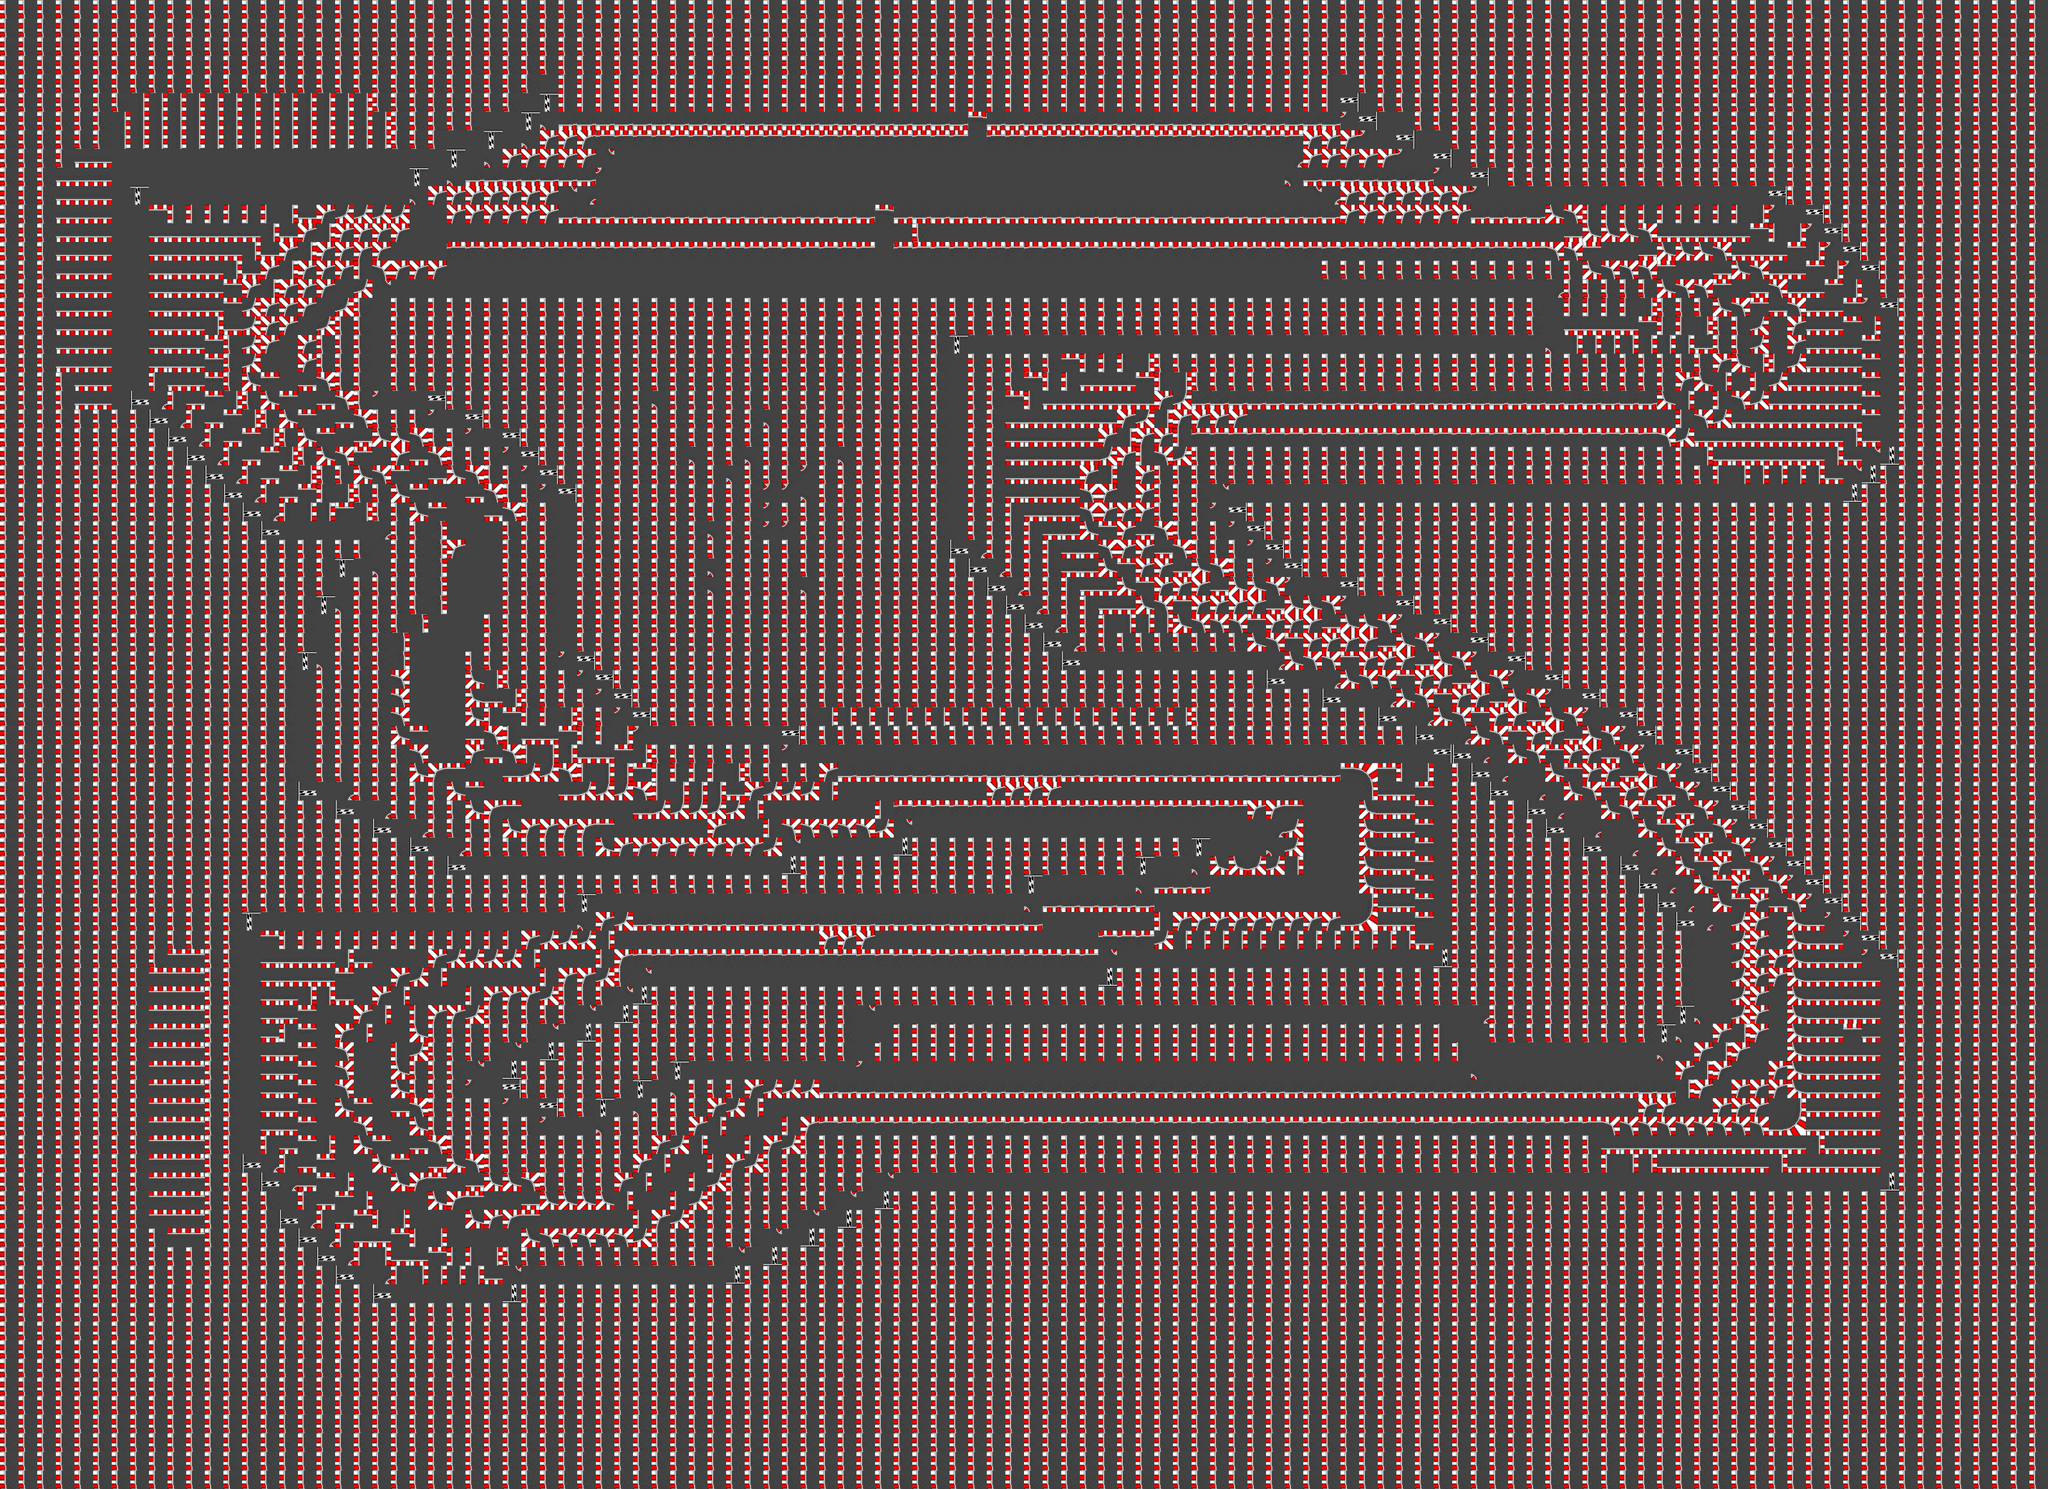

A level layout from a 2D game, rendered from its tile map. Below: a short description, then the map file with tile-grid data replaced by summaries:
An orthogonal 110x80 tile map with 32x32 px tiles, 1 tile layer (Piste) and 294 objects (138x collision, 78x herbe, 67x sable, 3x verf_sortieOuest, 3x verf_sortieEst, ...).

<map version="1.10" tiledversion="1.10.2" orientation="orthogonal" renderorder="right-down" width="110" height="80" tilewidth="32" tileheight="32" infinite="0" nextlayerid="10" nextobjectid="661">
 <tileset firstgid="1" source="systeme.tsx" />
 <layer id="1" name="Piste" width="110" height="80">
  <data>[8800 cells, 8800 non-empty, 25 distinct tile ids]</data>
 </layer>
 <objectgroup id="7" name="Test_direction">
  <object id="654" name="TD_Start" type="verf_sortieOuest" x="962.667" y="128" width="1338.67" height="350.667" />
  <object id="655" name="TD_V1-2" type="verf_sortieSud" x="668" y="904" width="292" height="176" />
  <object id="656" name="TD_V2-3" type="verf_sortieEst" x="1412" y="1306" width="662" height="100" />
  <object id="657" name="TD_V3-4" type="verf_sortieOuest" x="1088" y="1566" width="802" height="96" />
  <object id="658" name="TD_V4-5" type="verf_sortieEst" x="1418" y="1858" width="1336" height="160" />
  <object id="659" name="TD_V5-6" type="verf_sortieOuest" x="2360" y="1060" width="274" height="224" />
  <object id="660" name="TD_V6-7" type="verf_sortieEst" x="2148" y="594" width="604" height="238" />
 </objectgroup>
 <objectgroup id="3" name="Colli">
  <object id="515" name="Start_col_1" type="collision" x="1024" y="253" width="1216" height="68" />
  <object id="516" name="Start_col_2" type="collision" x="2241" y="320" width="63" height="34" />
  <object id="517" name="Start_col_3" type="collision" x="961" y="320" width="64" height="33" />
  <object id="518" name="Start_col_4" type="collision" x="704" y="288" width="96" height="32" />
  <object id="519" name="Start_col_5" type="collision" x="224" y="320" width="512" height="32" />
  <object id="520" name="Start_col_6" type="collision" x="768" y="255" width="96" height="32" />
  <object id="521" name="Start_col_7" type="collision" x="831" y="223" width="97" height="33" />
  <object id="522" name="Start_col_8" type="collision" x="895" y="191" width="66" height="33" />
  <object id="523" name="Start_col_9" type="collision" x="895" y="161" width="1473" height="32" />
  <object id="524" name="Start_col_10" type="collision" x="2305" y="193" width="129" height="31" />
  <object id="525" name="Start_col_11" type="collision" x="2337" y="224" width="160" height="33" />
  <object id="526" name="Start_col_12" type="collision" x="2400" y="258" width="128" height="31" />
  <object id="527" name="Start_col_13" type="collision" x="2464" y="290" width="128" height="31" />
  <object id="528" name="Start_col_14" type="collision" x="673" y="479" width="2015" height="33" />
  <object id="529" name="Start_col_15" type="collision" x="2528" y="320" width="545" height="32" />
  <object id="530" name="V1_col_1" type="collision" x="223" y="352" width="32" height="352" />
  <object id="531" name="V1_col_2" type="collision" x="254" y="671" width="33" height="64" />
  <object id="532" name="V1_col_3" type="collision" x="285" y="704" width="35" height="64" />
  <object id="533" name="V1_col_4" type="collision" x="319" y="737" width="34" height="63" />
  <object id="534" name="V1_col_5" type="collision" x="353" y="769" width="32" height="63" />
  <object id="535" name="V1_col_6" type="collision" x="383" y="800" width="33" height="65" />
  <object id="536" name="V1_col_7" type="collision" x="416" y="832" width="32" height="64" />
  <object id="537" name="V1_col_8" type="collision" x="447" y="864" width="34" height="64" />
  <object id="538" name="V1_col_9" type="collision" x="480" y="895" width="96" height="33" />
  <object id="539" name="V1_col_10" type="collision" x="577" y="895" width="94" height="97" />
  <object id="540" name="V1_col_11" type="collision" x="576" y="991" width="33" height="66" />
  <object id="541" name="V1_col_12" type="collision" x="641" y="513" width="64" height="33" />
  <object id="542" name="V1_col_13" type="collision" x="640" y="543" width="34" height="129" />
  <object id="543" name="V1_col_14" type="collision" x="641" y="670" width="127" height="34" />
  <object id="544" name="V1_col_15" type="collision" x="736" y="704" width="95" height="32" />
  <object id="545" name="V1_col_16" type="collision" x="798" y="736" width="99" height="33" />
  <object id="546" name="V1_col_17" type="collision" x="863" y="766" width="66" height="35" />
  <object id="547" name="V1_col_18" type="collision" x="896" y="801" width="64" height="32" />
  <object id="548" name="V1_col_19" type="collision" x="928" y="832" width="65" height="32" />
  <object id="549" name="V1_col_30" type="collision" x="960" y="864" width="32" height="257" />
  <object id="550" name="V2_col_1" type="collision" x="961.333" y="864" width="30.6667" height="255.333" />
  <object id="551" name="V2_col_2" type="collision" x="962" y="1118.67" width="62" height="32.6667" />
  <object id="552" name="V2_col_3" type="collision" x="992.667" y="1152" width="64" height="32" />
  <object id="553" name="V2_col_4" type="collision" x="1024.67" y="1184.67" width="63.3333" height="32" />
  <object id="554" name="V2_col_5" type="collision" x="1057.33" y="1217.33" width="62.6667" height="30" />
  <object id="555" name="V2_col_6" type="collision" x="1089.33" y="1246.67" width="286" height="34" />
  <object id="556" name="V2_col_7" type="collision" x="543.333" y="1022.67" width="34" height="128" />
  <object id="557" name="V2_col_8" type="collision" x="510" y="1118.67" width="34" height="226" />
  <object id="558" name="V2_col_9" type="collision" x="510.667" y="1345.33" width="97.3333" height="31.3333" />
  <object id="559" name="V2_col_10" type="collision" x="576" y="1376" width="96" height="32.6667" />
  <object id="560" name="V2_col_11" type="collision" x="640.667" y="1407.33" width="95.3333" height="32" />
  <object id="561" name="V2_col_12" type="collision" x="703.333" y="1438" width="96.6667" height="34" />
  <object id="562" name="V2_col_13" type="collision" x="768.667" y="1471.33" width="607.333" height="30.6667" />
  <object id="563" name="V2_col_14" type="collision" x="1346.67" y="1440" width="190" height="30.6667" />
  <object id="564" name="V3_col_1" type="collision" x="1345.33" y="1278.67" width="1214" height="34" />
  <object id="565" name="V3_col_2" type="collision" x="1538" y="1407.33" width="669.333" height="63.3333" />
  <object id="566" name="V3_col_3" type="collision" x="1952" y="1468.67" width="128.667" height="35.3333" />
  <object id="567" name="V3_col_4" type="collision" x="1761.33" y="1504.67" width="222.667" height="32" />
  <object id="568" name="V3_col_5" type="collision" x="992.667" y="1535.33" width="800" height="34" />
  <object id="569" name="V3_col_6" type="collision" x="2465.33" y="1313.33" width="30.6667" height="350.667" />
  <object id="570" name="V3_col_7" type="collision" x="1889.33" y="1631.33" width="576" height="32" />
  <object id="571" name="V3_col_8" type="collision" x="1089.33" y="1663.33" width="830.667" height="32.6667" />
  <object id="572" name="V4_col_1" type="collision" x="929.333" y="1760.67" width="126.667" height="192.667" />
  <object id="573" name="V4_col_2" type="collision" x="865.333" y="1792" width="63.3333" height="128" />
  <object id="574" name="V4_col_3" type="collision" x="800.667" y="1824" width="64.6667" height="62.6667" />
  <object id="575" name="V4_col_4" type="collision" x="994" y="1728" width="62.6667" height="32.6667" />
  <object id="576" name="V4_col_5" type="collision" x="1057.33" y="1696" width="62.6667" height="222.667" />
  </objectgroup>
 <objectgroup id="13" name="Test_Tour">
  <!-- 149 objects omitted --></objectgroup>
 <objectgroup id="9" name="Pit_Limiter">
  <!-- 147 objects omitted --></objectgroup>
 <objectgroup id="5" name="Herbe">
  <!-- 146 objects omitted --></objectgroup>
 <objectgroup id="6" name="Gravier">
  <!-- 68 objects omitted --></objectgroup>
 <objectgroup id="4" name="player" class="player">
  <!-- 1 objects omitted --></objectgroup>
</map>
<!-- 225 of 294 objects omitted -->